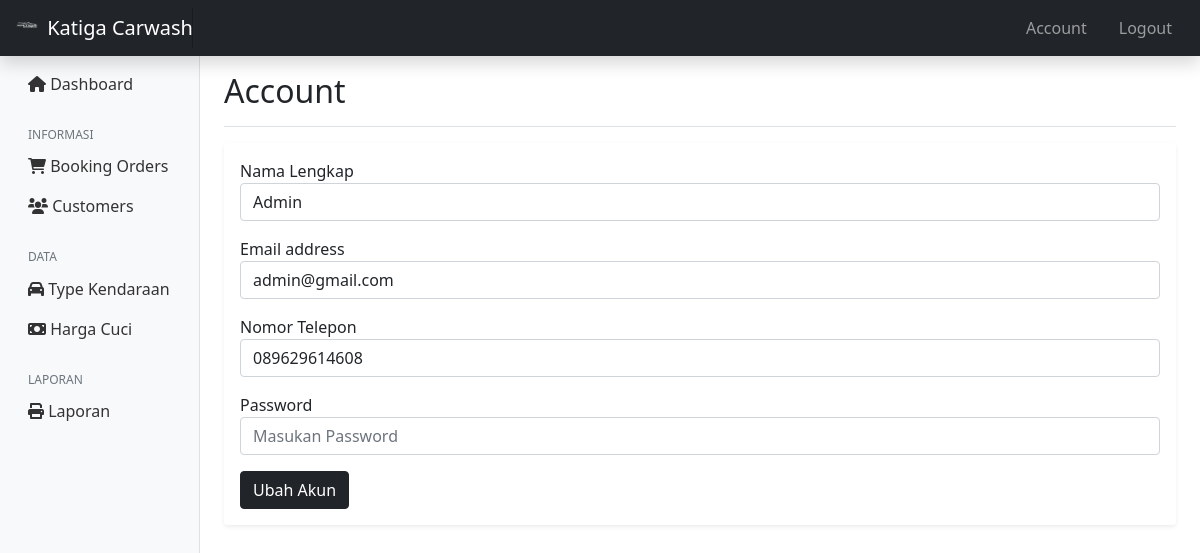
/viewadmin/account.php (signed in), run on the app's committed database.
### tables this page shows
CREATE TABLE `accounts` (
  `id` int(11) NOT NULL,
  `email` varchar(20) NOT NULL,
  `password` char(64) NOT NULL,
  `nama_lengkap` varchar(30) NOT NULL,
  `no_telp` varchar(20) NOT NULL,
  `role` enum('Admin','Customer') NOT NULL,
  `status` varchar(10) NOT NULL
);

### viewadmin/account.php (the view, shortened to what this page needs)
<?php
    require("../config/config.php");
    $email = $_SESSION['email'];
    $query = "SELECT * FROM accounts WHERE email='$email'";
    try
    {
        $stmt = $db->prepare($query);
        $stmt->execute();
    }
    catch(PDOException $ex)
    {
        die("Failed to run query: " . $ex->getMessage());
    }
    $rows = $stmt->fetchObject();
    $email = $rows->email;
    $nama_lengkap = $rows->nama_lengkap;
    $no_telp = $rows->no_telp;
?>
<!DOCTYPE html>
<html lang="en">
<?php include 'page-header.php'?>
  <body>
    <div class="container-fluid">
      <div class="row">
      <?php include 'page-menu.php'?>
        <main class="col-md-9 ms-sm-auto col-lg-10 px-md-4">
          <div class="d-flex justify-content-between flex-wrap flex-md-nowrap align-items-center pt-5 pb-2 mt-4 mb-3 border-bottom">
            <h1 class="h2">Account</h1>
          </div>
            <div class="p-3 my-3 bg-body rounded shadow-sm">
            <form action="../app/accountsetting_exec.php" method="post" enctype="multipart/form-data">
              <div class="form-group mb-3">
                <label for="name">Nama Lengkap</label>
                <input type="text" class="form-control" id="nama_lengkap" name="nama_lengkap" value="<?php echo $nama_lengkap; ?>" placeholder="Masukan Nama Lengkap" required>
              </div>
              <div class="form-group mb-3">
                <label for="email">Email address</label>
                <input type="email" class="form-control" id="email" name="email" aria-describedby="emailHelp" value="<?php echo $email; ?>" placeholder="Masukan Email" required>
              </div>
              <div class="form-group mb-3">
                <label for="email">Nomor Telepon</label>
                <input type="tel" class="form-control" id="no_telp" name="no_telp" value="<?php echo $no_telp; ?>" placeholder="Masukan Nomor Telepon" required>
              </div>
              <div class="form-group mb-3">
                <label for="password">Password</label>
                <input type="password" class="form-control" id="password" name="password" placeholder="Masukan Password">
              </div>
              <button type="submit" class="btn btn-dark">Ubah Akun</button>
            </form>
            </div>
        </main>
      </div>
    </div>
    </body>
</html>

### resources/css/admin/dashboard.css (style rules this page uses)
body { font-size: .875rem; }

### data on the page
accounts: nama_lengkap "Admin", email "admin@gmail.com", no_telp "089629614608"
